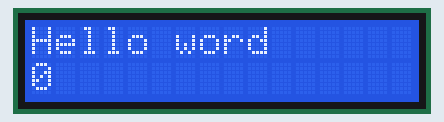
Bench run of a sketch on a simulated Arduino Uno, built with avr-gcc and run on an emulated ATmega328P. On the bench: 16×2 character LCD.

Above: at 0.1 s.
At 4.1 s:
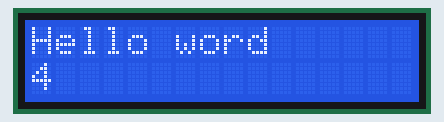
At 9.1 s:
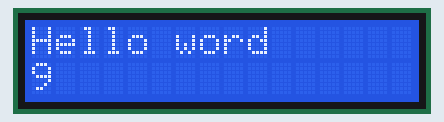
At 19.1 s:
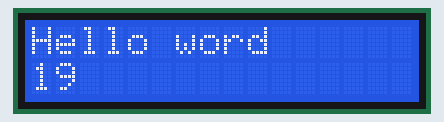
At 28.1 s:
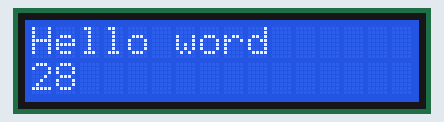
At 38.1 s:
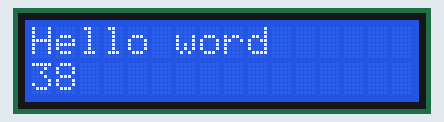

Measured:
- what the display in image 1 shows lasts 1.0 s, from 4.1 s to 5.1 s

The sketch:

display.ino
```cpp
#include <LiquidCrystal.h>
int seconds = 0;
LiquidCrystal lcd_1(12,11, 5,4,3,2);

void setup(){
  lcd_1.begin(16, 2);
  lcd_1.print("Hello word");
}

void loop(){
  lcd_1.setCursor(0,1);
  lcd_1.print(seconds);
  delay(1000);
  seconds += 1;

}
```
